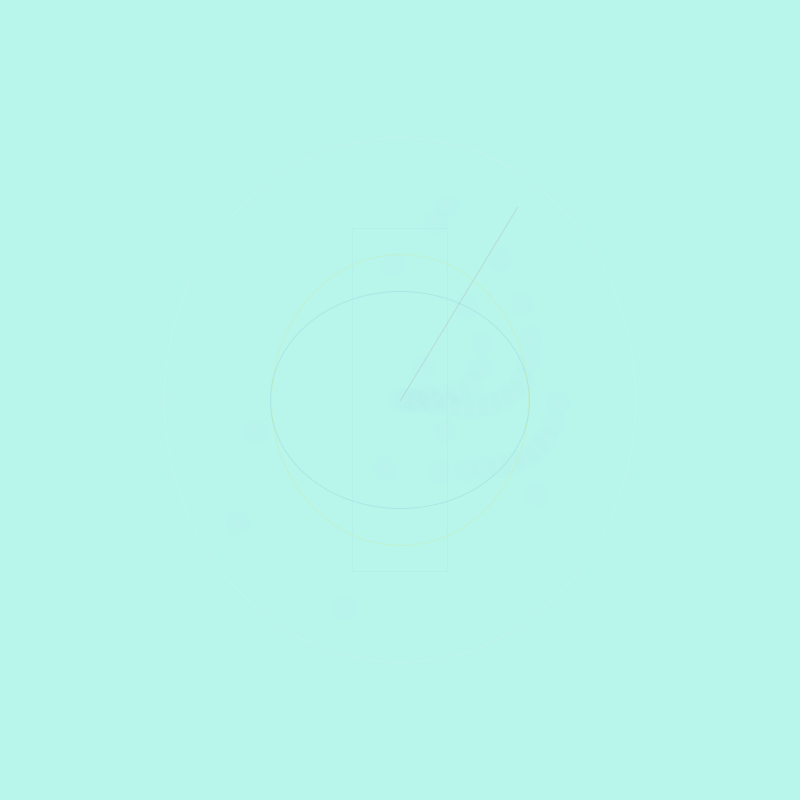
Frame 1 (no input)
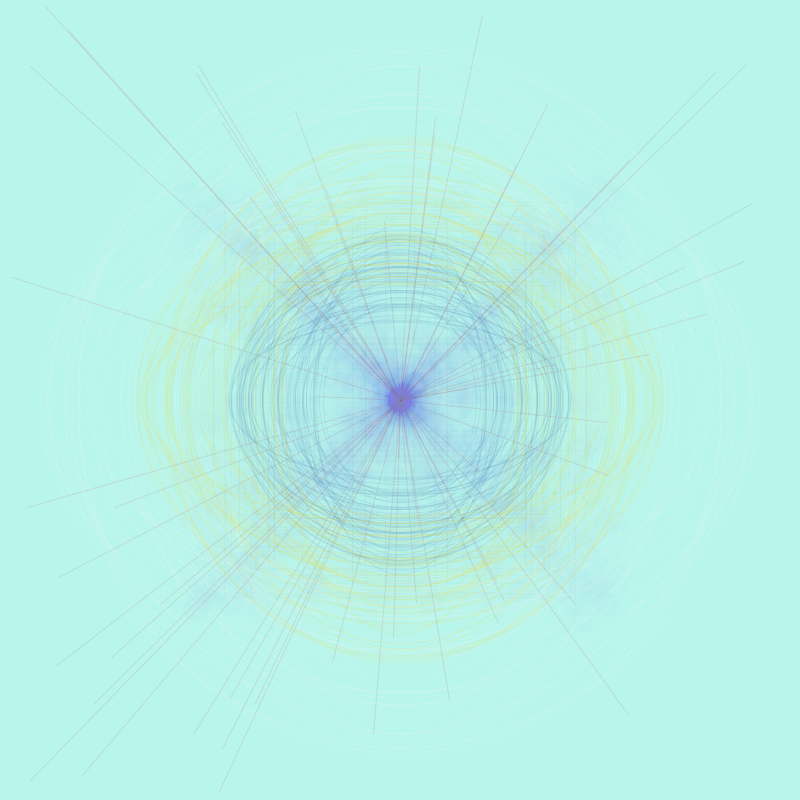
Frame 60 (the mouse pressed at the canvas centre just before this capture)
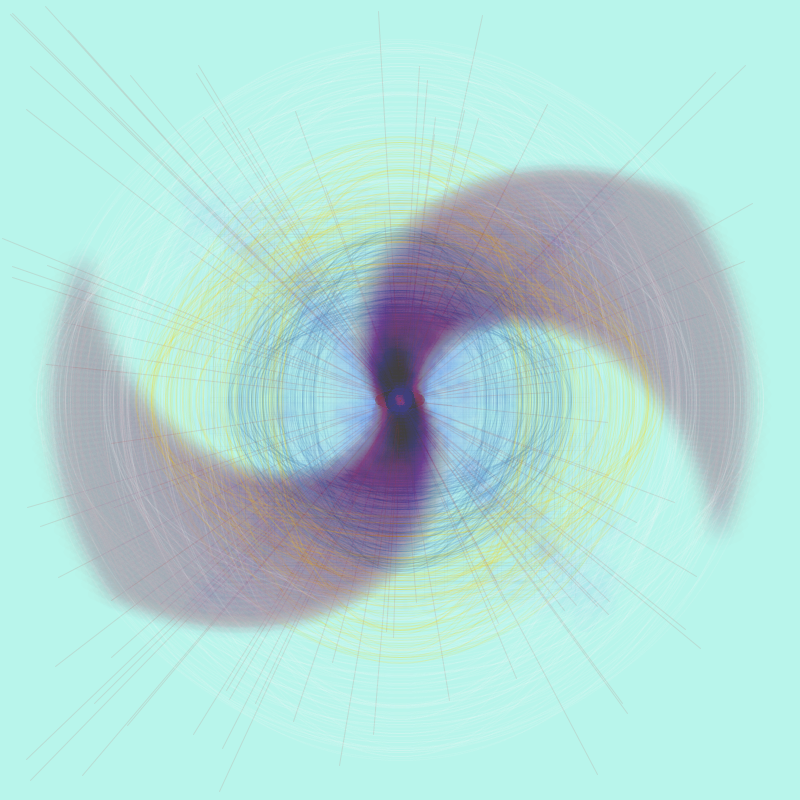
Frame 120 (the mouse held since frame 60 and released just before this capture)

The Processing sketch that drew these frames (run headless with seeded random() and noise(); from frame 60 on, the mouse is pressed at the canvas centre):

// Processing sketch: processing_76435
// ── processing_76435.pde

float x, y;
int i;
int angle;
int j;



void setup(){
  size(800,800);
  background(184,245,235);
  smooth();
  strokeWeight(.1); 
  x = 0;
  y = 0;
}



void draw(){
  strokeWeight(1);
   stroke(178,34,34,30);
   line(height/2,width/2, random(800), random(800));
    lluvia();
    torus();
    flaca();
    medio();
    fruta();
    
    
  //translate(height/2,width/2);
   if(mousePressed == true){
    higo();
  }


angle += 34;

}

// function 1 white lines
void torus(){
 
  strokeWeight(1);
  stroke(250, 30);
  ellipse(height/2, width/2, random(350, 730), random(350, 730));{
  }
}

// function 2 rectangles in the center(not visible)
void lluvia(){
  rectMode(CENTER);
  noFill();
  stroke(34, 45, random(223),5);
  rect(height/2, width/2, random(400), random(400));
}

//function 3 trigonometry fog
void fruta(){
    translate(height/2,width/2);
  for(int j=0;j<45;j++){
  
  float t = j*5*cos(radians(angle)/cos(angle));
  float v = j*5*sin(radians(angle)*tan(angle));
  
  noStroke();
  fill(255,2);
  ellipse(t, v, 15, 15);
  
  noStroke();
  fill(54,76,134,1);
  ellipse(t,v, 25, 25);
  
  angle++;
  }
}

//function 4 trigonometry when moussePressed
void higo(){
  for(int i=0;i<100;i++){
 
  float x = i*3.5*cos(radians(angle));
  float y = i*3.5*sin(radians(angle));
  
  noStroke();
  fill(234,random(56),156, 2);
  ellipse(x,y, 10, 10);
  
 noStroke();
  fill(23,58,156, 2);
  ellipse(x,y, 30, 30);
  
  noStroke();
  fill(125,45,26, 2);
  ellipse(x,y, 50, 20);
  
  angle++;
  }
}


//function 5 blue lines
void flaca(){
 
  noFill();
  strokeWeight(1);
  stroke(70, 130, 180, 30);
  ellipse(height/2, width/2, random(150, 350), random(150, 350));{
  if(mousePressed == true){
  
  }
  }
}

//function 6 yellow lines
void medio(){
 
  strokeWeight(1);
  stroke(255, 215,0,30);
  ellipse(height/2, width/2, random(230, 530), random(230, 530));{
  
  }
}
